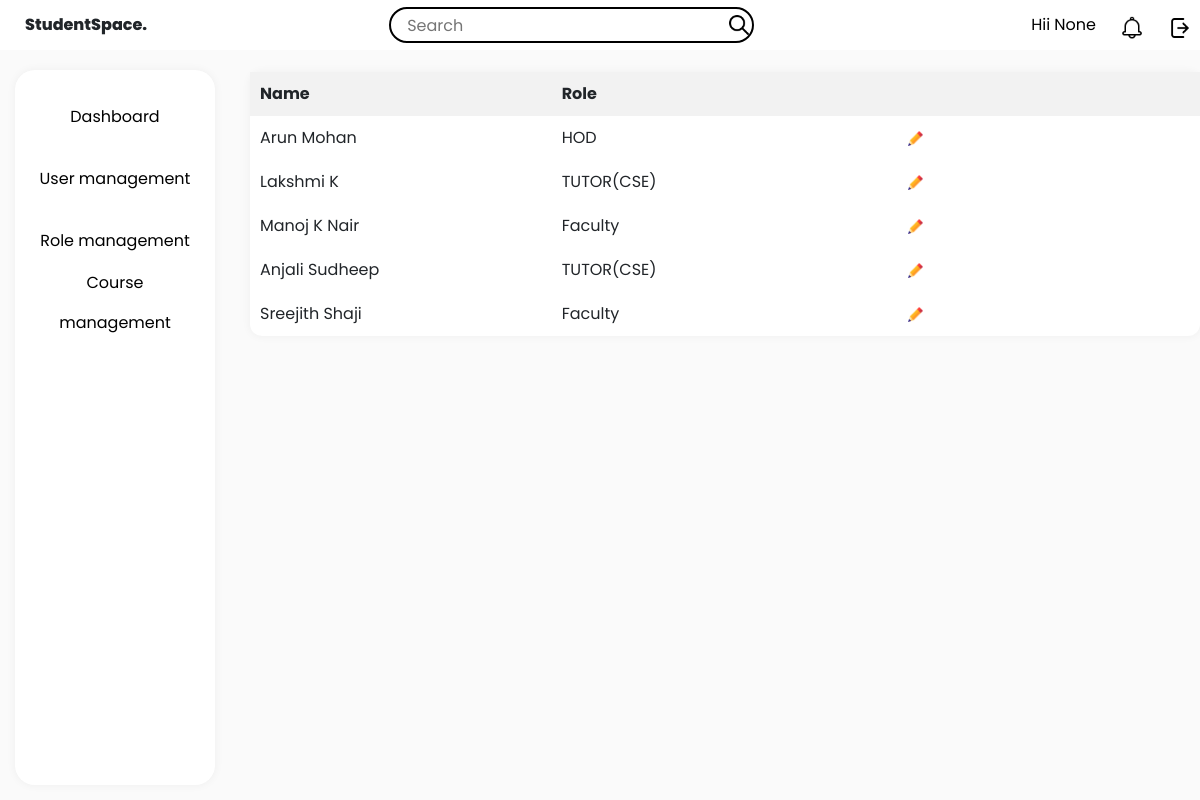
The page /role_management on the database its author committed.
### tables this page shows
CREATE TABLE "faculties" ("id" INTEGER PRIMARY KEY, "name" TEXT, "course" TEXT, "roll" TEXT);

### app.py (the view)
@app.route('/role_management')
def role_management():
    name = session.get("name")
    connection = connect_to_database()
    cursor = connection.cursor()
    cursor.execute('SELECT name,roll FROM faculties')
    role_data = cursor.fetchall()
    connection.close()
    return render_template('rolemgmt.html', role_data=role_data, name=name)

### app.py (called while the page is built)
@app.context_processor
def common_icons():
    admin = "/static/assets/admin.png"
    student = "/static/assets/student.png"
    faculty = "/static/assets/faculty.png"
    search = "/static/assets/search.png"
    notification = "/static/assets/notification.png"
    settings = "/static/assets/settings.png"
    editimage="/static/assets/edit.png"
    return dict(
        search=search,
        notification=notification,
        settings=settings,
        admin=admin,
        faculty=faculty,
        student=student,
        editimage=editimage
    )

def connect_to_database():
    conn = sqlite3.connect("database.db")
    return conn

### templates/rolemgmt.html (shortened to what this page needs)
<!DOCTYPE html>
<html>
<head>
  <link href="https://cdn.jsdelivr.net/npm/bootstrap@5.3.0/dist/css/bootstrap.min.css" rel="stylesheet" />
  <link rel="stylesheet" href="{{ url_for('static', filename='style.css') }}" />
  <link rel="stylesheet" href="{{ url_for('static', filename='admin-style.css') }}" />
</head>
<body>
  <div class="StudentSpace">
    <div class="header">
      <div class="left-section">StudentSpace.</div>
      <div class="middle-section">
        <input class="search-bar" type="text" placeholder="Search" />
        <img class="search-icon" src="{{search}}" style="width: 20px; height: 20px; position: relative; right: 40px" />
      </div>
      <div class="right-section">
        <div class="name">
          <a href="{{ url_for('profile') }}" class="name">Hii {{name}} </a>
        </div>
        <div class="notification-icon" style="margin-left: 24px">
          <img class="rs-notification" src="{{notification}}" style="width: 24px; height: 24px" />
        </div>
        <div class="settings-icon">
          <a href="{{ url_for('logout') }}"><img class="settings-icon" src="{{settings}}" /></a>
        </div>
      </div>
    </div>
    <div class="sidebar">
      <div class="sidebar-tabs">
        <a href="{{ url_for('home', username=username, name=name, user_type=user_type) }}">Dashboard</a>
      </div>
      <div class="sidebar-tabs">
        <a href="{{ url_for('user_management') }}">User management</a>
      </div>
      <div class="sidebar-tabs">
        <a href="{{ url_for('role_management') }}">Role management</a>
      </div>
      <div class="sidebar-tabs">
        <a href="{{ url_for('coursemgmt') }}">Course management</a>
      </div>
    </div>
    <div class="main-section">
      <div class="main">
        <table>
          <thead>
            <tr>
              <th>Name</th>
              <th>Role</th>
              <th></th>
            </tr>
          </thead>
          <tbody id="rollTableBody">
            {% for role in role_data %}
            <tr>
              <td>{{ role[0] }}</td>
              <td>{{ role[1] }}</td>
              <td>
                <a href="#" class="edit-link">
                  <img style="width: 15px" src="{{ editimage }}" alt="Edit Icon" />
                </a>
              </td>
            </tr>
            {% endfor %}
          </tbody>
        </table>
      </div>
    </div>
  </div>
</body>
</html>

### static/style.css (style rules this page uses)
* { margin: 0; padding: 0; box-sizing: border-box; font-family: "Poppins", sans-serif; }
body { font-weight: 400; line-height: 1.5; font-size: 16px; }
.StudentSpace { display: flex; flex-direction: column; height: 100vh; }
.header { display: flex; align-items: center; justify-content: space-between; height: 48px; padding: 25px; }
.left-section { font-weight: 800; }
.middle-section { flex: 1; max-width: 400px; display: flex; align-items: center; }
.right-section { display: flex; align-items: center; flex-direction: row; }
.name { color: #000; text-decoration: none; }
.search-bar { flex: 1; height: 36px; padding-left: 16px; border: solid 2px black; border-radius: 48px; }
.sidebar { position: fixed; top: 70px; left: 15px; bottom: 15px; width: 200px; display: flex; flex-direction: column; align-items: center; box-shadow: 0 0 10px rgba(0, 0, 0, 0.05); border-radius: 20px; padding-top: 16px; background-color: white; }
.sidebar-tabs { height: 46px; width: 152px; border-radius: 48px; box-sizing: border-box; text-align: center; display: flex; justify-content: center; align-items: center; line-height: 40px; margin: 8px; transition: box-shadow 0.3s ease; }
.sidebar-tabs a { text-decoration: none; color: #000; }
.main-section { background-color: rgb(250, 250, 250); height: 100%; width: 100%; }
.main { margin-left: 250px; margin-top: 22px; margin-bottom: 15px; display: flex; flex-direction: column; border-radius: 12px; box-shadow: 0 0 10px rgba(0, 0, 0, 0.05); background-color: white; }
.search-icon, .notification-icon, .settings-icon { width: 20px; height: 20px; margin-left: 15px; }
.search-icon { position: relative; right: 45px; }

### static/admin-style.css (style rules this page uses)
table { width: 100%; border-collapse: collapse; border-radius: 20px; }
th, td { padding: 10px; width: 100px; text-align: left; }
th { background-color: #f2f2f2; }

### rows shown on the page
faculties: name "Arun Mohan", roll "HOD"
faculties: name "Lakshmi K", roll "TUTOR(CSE)"
faculties: name "Manoj K Nair", roll "Faculty"
faculties: name "Anjali Sudheep", roll "TUTOR(CSE)"
faculties: name "Sreejith Shaji", roll "Faculty"

### other values the page prints
{{ name }} "None"
